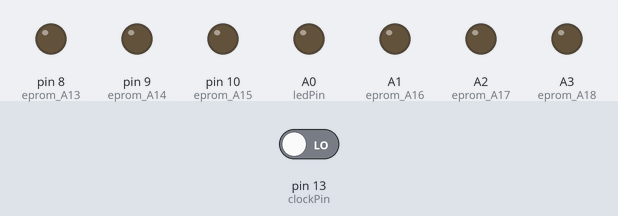
Recording of a sketch running on a simulated Arduino Uno, built with avr-gcc and run on an emulated ATmega328P. Shown: output pins drawn as LEDs (lit = HIGH). The test bench sets the inputs (shaded band); at power-on: pin 13 (clockPin) LOW. EEPROM starts erased.

Above: at 0.1 s.
Timing chart, 0 to 5.1 s (numbered marks = the images above):
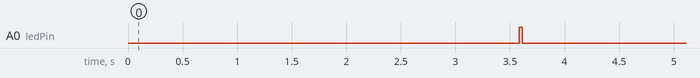

The sketch:

1541_RomSwitch.ino
```cpp
/*
#########################################################################################
#                                                                                       #
#  ROM switcher sketch for CBM 1541 (24-pin ROM)                                        #
#  To be used with the Retroninja 2364 switchless multi-ROM                             #
#                                                                                       #
#  Version 1.2                                                                          #
#  https://github.com/retronynjah                                                       #
#                                                                                       #
#########################################################################################
*/

#include <EEPROM.h>

// searchString is the command that is used for switching ROM.
// It is passed by the 1541 in reverse order so the variable should be reversed too.
// The command should be preceded by a ROM number between 1 and 4 when used.
// The below reversed searchString in hex ascii is MORNR@ which is specified like this on the C64: 1@RNROM, 2@RNROM and so on.
byte searchString[] = {0x4D,0x4F,0x52,0x4E,0x52,0x40};

// pin defitions
int resetPin = 11;
int clockPin = 13;
int ledPin = A0;

int commandLength = sizeof(searchString);
int bytesCorrect = 0;
volatile bool state;
static byte byteCurr;


void pciSetup(byte pin)
{
    // enable Pin Change Interrupt for requested pin
    *digitalPinToPCMSK(pin) |= bit (digitalPinToPCMSKbit(pin));  // enable pin
    PCIFR  |= bit (digitalPinToPCICRbit(pin)); // clear any outstanding interrupt
    PCICR  |= bit (digitalPinToPCICRbit(pin)); // enable interrupt for the group
}


ISR (PCINT0_vect) // handle pin change interrupt for D8 to D13 here
{
       // read state of pin 13
       state = PINB & B100000;
}


void cleareeprom(){
  for (int i = 0 ; i < EEPROM.length() ; i++) {
    EEPROM.write(i, 0);
  }
}


void resetdrive(){
  pinMode(resetPin, OUTPUT); // reset pin
  digitalWrite(resetPin, LOW);
  delay(50);
  digitalWrite(resetPin, HIGH);
  delay(50);
  digitalWrite(resetPin, LOW);
  pinMode(resetPin, INPUT);

}


void switchrom(int romnumber){

  // switch eprompin A13 (D8)
  if (romnumber & B0001){
    digitalWrite(8, HIGH);
  }
  else {
    digitalWrite(8, LOW);
  }

  // switch eprompin A14 (D9)
  if (romnumber & B000010){
    digitalWrite(9, HIGH);
  }
  else {
    digitalWrite(9, LOW);
  }

  // switch eprompin A15 (D10)
  if (romnumber & B000100){
    digitalWrite(10, HIGH);
  }
  else {
    digitalWrite(10, LOW);
  }

  // switch eprompin A16 (A1)
  if (romnumber & B001000){
    digitalWrite(A1, HIGH);
  }
  else {
    digitalWrite(A1, LOW);
  }

  // switch eprompin A17 (A2)
  if (romnumber & B010000){
    digitalWrite(A2, HIGH);
  }
  else {
    digitalWrite(A2, LOW);
  }

  // switch eprompin A18 (A3)
  if (romnumber & B100000){
    digitalWrite(A3, HIGH);
  }
  else {
    digitalWrite(A3, LOW);
  }


  int savedROM = EEPROM.read(0);
  if (savedROM != romnumber){
    EEPROM.write(0, romnumber);
  }

  resetdrive();

  // blink LED to indicate selected image
  for (int x = 0; x <= romnumber; x++){
    digitalWrite (ledPin, HIGH);
    delay(30);
    digitalWrite (ledPin, LOW);
    delay(250);
  }
  delay (200);
}


void setup() {

  // set data pins as inputs
  DDRD = B00000000;

  pinMode(clockPin, INPUT); // R/!W
  pinMode(resetPin, INPUT); // Keep reset pin as input while not performing reset.

  pinMode(8, OUTPUT); // eprom A13
  pinMode(9, OUTPUT); // eprom A14
  pinMode(10, OUTPUT); // eprom A15
  pinMode(A1, OUTPUT); // eprom A16
  pinMode(A2, OUTPUT); // eprom A17
  pinMode(A3, OUTPUT); // eprom A18

  pinMode (ledPin, OUTPUT);

  // retrieve last used ROM from ATmega EEPROM and switch ROM using ROM address pins A13-A16
  int lastROM = EEPROM.read(0);
  if (lastROM > 8){
    cleareeprom();
    lastROM = 0;
  }
  switchrom(lastROM);

  // enable pin change interrupt on pin D13(PB5) connected to R/W (pin 34) on 6502
  pciSetup(clockPin);
}


void loop() {
  if (state == HIGH){
    byteCurr = PIND;
    state=LOW;

    // we don't have full search string yet. check if current byte is what we are looking for
    if (byteCurr == searchString[bytesCorrect]){
      // It is the byte we're waiting for. increase byte counter
      bytesCorrect++;
      if (bytesCorrect == commandLength){
        // we have our full search string. wait for next byte
        while(state == LOW){}
        byteCurr = PIND;
        // This byte should be the ROM number
        // valid numbers are 1-4 (ASCII 49-52)
        if ((byteCurr >= 49)&&(byteCurr<=52)){
              // rom number within valid range. Switch rom
              switchrom(byteCurr - 49);
        }
        else if(byteCurr == searchString[0]){
              // it was the first byte in string, starting with new string
              bytesCorrect = 1;
        }
        else{
          bytesCorrect = 0;
        }
      }
    }
    // byte isn't what we are looking for, is it the first byte in the string then?
    else if(byteCurr == searchString[0]){
        // it was the first byte in string, starting with new string
        bytesCorrect = 1;
    }
    else {
      // byte not correct at all. Start over from the beginning
      bytesCorrect = 0;
    }
  }
}
```
